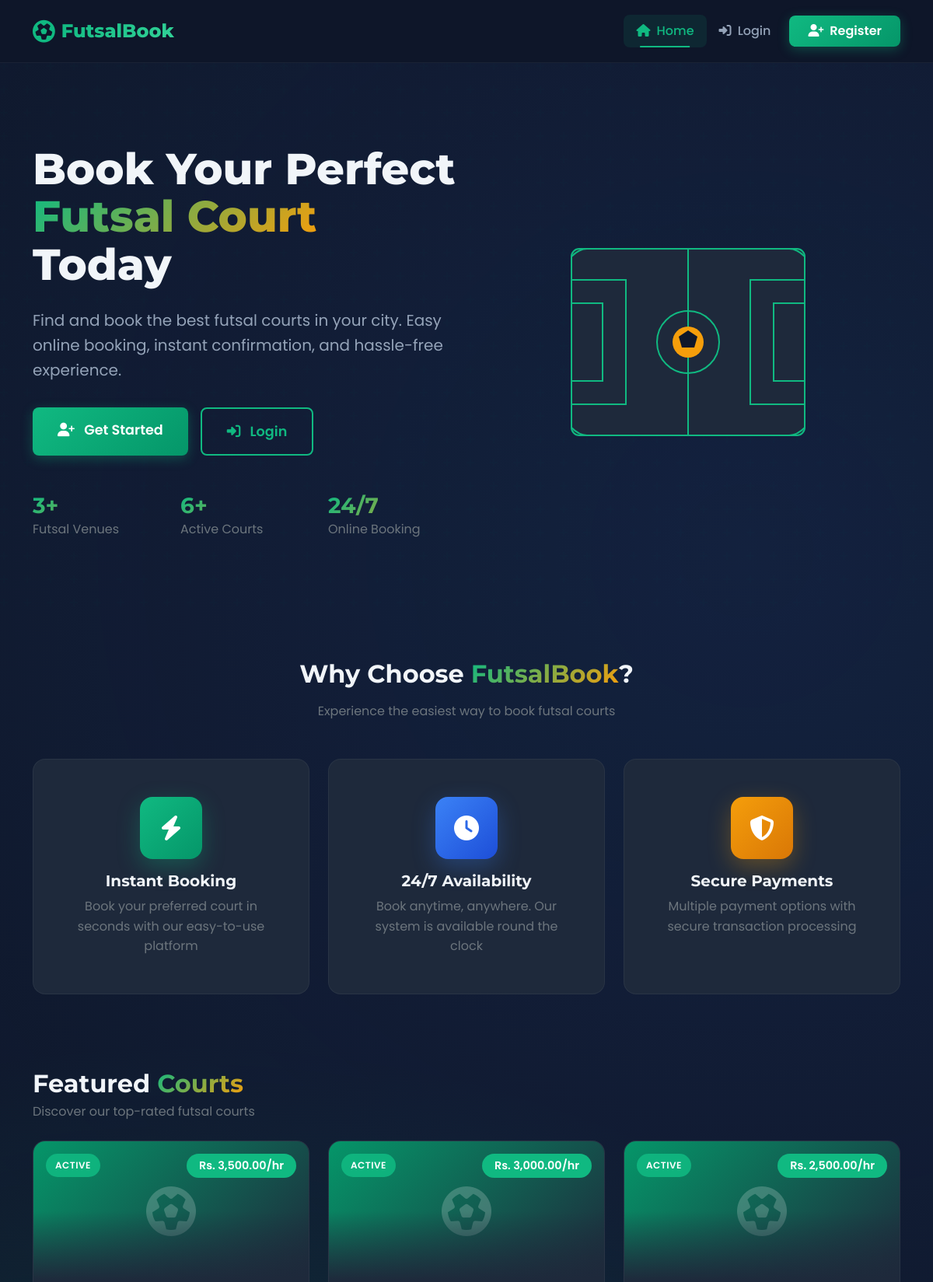
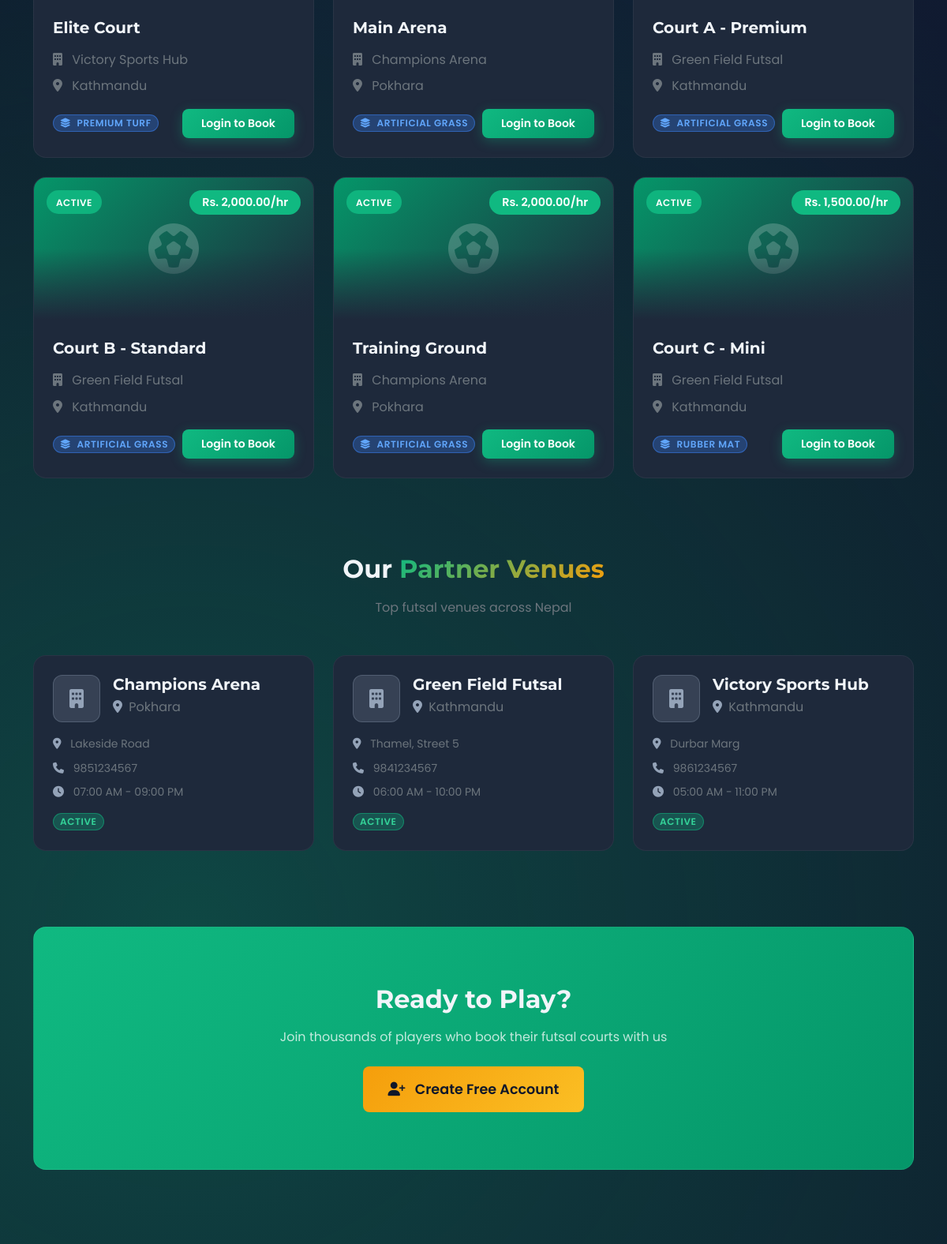
The page / (upper part) on the database its author committed (2 pictures, top to bottom).
### tables this page shows
CREATE TABLE `courts` (
  `court_id` int(11) NOT NULL,
  `futsal_id` int(11) NOT NULL,
  `court_name` varchar(100) NOT NULL,
  `surface_type` varchar(50) NOT NULL,
  `price_per_hour` decimal(10,2) NOT NULL,
  `status` enum('active','maintenance') DEFAULT 'active',
  `created_at` timestamp NOT NULL DEFAULT current_timestamp(),
  `updated_at` timestamp NOT NULL DEFAULT current_timestamp() ON UPDATE current_timestamp()
);

CREATE TABLE `futsals` (
  `futsal_id` int(11) NOT NULL,
  `futsal_name` varchar(100) NOT NULL,
  `address` varchar(255) NOT NULL,
  `city` varchar(100) NOT NULL,
  `contact_number` varchar(20) NOT NULL,
  `open_time` time NOT NULL,
  `close_time` time NOT NULL,
  `status` enum('active','maintenance') DEFAULT 'active',
  `created_at` timestamp NOT NULL DEFAULT current_timestamp(),
  `updated_at` timestamp NOT NULL DEFAULT current_timestamp() ON UPDATE current_timestamp()
);

### includes/functions.php (called while the page is built, shortened)
<?php
function isLoggedIn() {
    return isset($_SESSION['user_id']);
}
function formatCurrency($amount) {
    return 'Rs. ' . number_format($amount, 2);
}
function formatTime($time) {
    return date('h:i A', strtotime($time));
}
function getStatusBadge($status) {
    $badges = [
        'active' => 'success',
        'maintenance' => 'warning',
        'pending' => 'warning',
        'confirmed' => 'success',
        'cancelled' => 'danger',
        'completed' => 'info',
        'unpaid' => 'danger',
        'paid' => 'success',
        'refunded' => 'secondary'
    ];
    return $badges[$status] ?? 'secondary';
}
function getAllFutsals($pdo) {
    $stmt = $pdo->query("SELECT * FROM futsals ORDER BY futsal_name");
    return $stmt->fetchAll();
}
?>

### index.php (the view, shortened to what this page needs)
<?php
require_once 'config/database.php';
require_once 'includes/functions.php';
$futsals = getAllFutsals($pdo);
$showAllCourts = isset($_GET['view']) && $_GET['view'] === 'all';
$courtsQuery = "SELECT c.*, f.futsal_name, f.city
                FROM courts c
                JOIN futsals f ON c.futsal_id = f.futsal_id
                WHERE c.status = 'active'
                ORDER BY c.price_per_hour DESC";
if (!$showAllCourts) {
    $courtsQuery .= " LIMIT 6";
}
$stmt = $pdo->query($courtsQuery);
$featuredCourts = $stmt->fetchAll();
$totalCourtsStmt = $pdo->query("SELECT COUNT(*) as total FROM courts WHERE status = 'active'");
$totalCourts = $totalCourtsStmt->fetch()['total'];
include 'includes/header.php';
include 'includes/navbar.php';
?>
<section class="hero-section">
    <div class="container">
        <div class="row align-items-center">
            <div class="col-lg-6">
                <h1 class="hero-title animate-fade-in">
                    Book Your Perfect <span class="highlight">Futsal Court</span> Today
                </h1>
                <p class="hero-subtitle animate-fade-in stagger-1">
                    Find and book the best futsal courts in your city. Easy online booking,
                    instant confirmation, and hassle-free experience.
                </p>
                <div class="d-flex gap-3 animate-fade-in stagger-2">
                    <?php if (isLoggedIn()): ?>
                        <a href="user/book-court.php" class="btn btn-primary btn-lg">
                            <i class="fas fa-calendar-plus me-2"></i> Book Now
                        </a>
                        <a href="user/my-bookings.php" class="btn btn-outline-primary btn-lg">
                            <i class="fas fa-list me-2"></i> My Bookings
                        </a>
                    <?php else: ?>
                        <a href="auth/register.php" class="btn btn-primary btn-lg">
                            <i class="fas fa-user-plus me-2"></i> Get Started
                        </a>
                        <a href="auth/login.php" class="btn btn-outline-primary btn-lg">
                            <i class="fas fa-sign-in-alt me-2"></i> Login
                        </a>
                    <?php endif; ?>
                </div>
                <div class="row mt-5 animate-fade-in stagger-3">
                    <div class="col-4">
                        <h3 class="text-gradient mb-0"><?php echo count($futsals); ?>+</h3>
                        <p class="text-secondary mb-0">Futsal Venues</p>
                    </div>
                    <div class="col-4">
                        <h3 class="text-gradient mb-0"><?php echo $totalCourts; ?>+</h3>
                        <p class="text-secondary mb-0">Active Courts</p>
                    </div>
                    <div class="col-4">
                        <h3 class="text-gradient mb-0">24/7</h3>
                        <p class="text-secondary mb-0">Online Booking</p>
                    </div>
                </div>
            </div>
            <div class="col-lg-6 d-none d-lg-block">
                <div class="hero-image text-center animate-fade-in">
                </div>
            </div>
        </div>
    </div>
</section>
<section class="py-5">
    <div class="container">
        <div class="text-center mb-5">
            <h2 class="mb-3">Why Choose <span class="text-gradient">FutsalBook</span>?</h2>
            <p class="text-secondary">Experience the easiest way to book futsal courts</p>
        </div>
        <div class="row g-4">
            <div class="col-md-4">
                <div class="card h-100 text-center p-4">
                    <div class="card-body">
                        <div class="feature-icon-box mx-auto mb-3" style="width: 80px; height: 80px; background: linear-gradient(135deg, #10b981, #059669); border-radius: 16px; display: flex; align-items: center; justify-content: center; box-shadow: 0 10px 30px rgba(16, 185, 129, 0.3);">
                            <i class="fas fa-bolt" style="font-size: 2rem; color: white;"></i>
                        </div>
                        <h5>Instant Booking</h5>
                        <p class="text-secondary mb-0">
                            Book your preferred court in seconds with our easy-to-use platform
                        </p>
                    </div>
                </div>
            </div>
            <div class="col-md-4">
                <div class="card h-100 text-center p-4">
                    <div class="card-body">
                        <div class="feature-icon-box mx-auto mb-3" style="width: 80px; height: 80px; background: linear-gradient(135deg, #3b82f6, #1d4ed8); border-radius: 16px; display: flex; align-items: center; justify-content: center; box-shadow: 0 10px 30px rgba(59, 130, 246, 0.3);">
                            <i class="fas fa-clock" style="font-size: 2rem; color: white;"></i>
                        </div>
                        <h5>24/7 Availability</h5>
                        <p class="text-secondary mb-0">
                            Book anytime, anywhere. Our system is available round the clock
                        </p>
                    </div>
                </div>
            </div>
            <div class="col-md-4">
                <div class="card h-100 text-center p-4">
                    <div class="card-body">
                        <div class="feature-icon-box mx-auto mb-3" style="width: 80px; height: 80px; background: linear-gradient(135deg, #f59e0b, #d97706); border-radius: 16px; display: flex; align-items: center; justify-content: center; box-shadow: 0 10px 30px rgba(245, 158, 11, 0.3);">
                            <i class="fas fa-shield-alt" style="font-size: 2rem; color: white;"></i>
                        </div>
                        <h5>Secure Payments</h5>
                        <p class="text-secondary mb-0">
                            Multiple payment options with secure transaction processing
                        </p>
                    </div>
                </div>
            </div>
        </div>
    </div>
</section>
<section class="py-5" id="courts">
    <div class="container">
        <div class="d-flex justify-content-between align-items-center mb-4">
            <div>
                <h2 class="mb-1"><?php echo $showAllCourts ? 'All' : 'Featured'; ?> <span class="text-gradient">Courts</span></h2>
                <p class="text-secondary mb-0">
                    <?php if ($showAllCourts): ?>
                        Showing all <?php echo $totalCourts; ?> available courts
                    <?php else: ?>
                        Discover our top-rated futsal courts
                    <?php endif; ?>
                </p>
            </div>
        </div>
        <div class="row g-4">
            <?php foreach ($featuredCourts as $court): ?>
                <div class="col-md-6 col-lg-4">
                    <div class="card court-card h-100">
                        <div class="court-image">
                            <i class="fas fa-futbol"></i>
                            <span class="price-tag"><?php echo formatCurrency($court['price_per_hour']); ?>/hr</span>
                            <span class="status-badge" style="position: absolute; top: 1rem; left: 1rem; background: <?php echo $court['status'] == 'active' ? 'rgba(16, 185, 129, 0.9)' : 'rgba(245, 158, 11, 0.9)'; ?>; color: white; padding: 0.35rem 0.75rem; border-radius: 20px; font-size: 0.75rem; font-weight: 600; text-transform: uppercase; letter-spacing: 0.5px;">
                                <?php echo ucfirst($court['status']); ?>
                            </span>
                        </div>
                        <div class="card-body">
                            <h5 class="card-title"><?php echo htmlspecialchars($court['court_name']); ?></h5>
                            <p class="text-secondary mb-2">
                                <i class="fas fa-building me-2"></i>
                                <?php echo htmlspecialchars($court['futsal_name']); ?>
                            </p>
                            <p class="text-secondary mb-3">
                                <i class="fas fa-map-marker-alt me-2"></i>
                                <?php echo htmlspecialchars($court['city']); ?>
                            </p>
                            <div class="d-flex justify-content-between align-items-center">
                                <span class="badge bg-info">
                                    <i class="fas fa-layer-group me-1"></i>
                                    <?php echo htmlspecialchars($court['surface_type']); ?>
                                </span>
                                <?php if (isLoggedIn()): ?>
                                    <a href="user/book-court.php?court=<?php echo $court['court_id']; ?>" class="btn btn-sm btn-primary">
                                        Book Now
                                    </a>
                                <?php else: ?>
                                    <a href="auth/login.php" class="btn btn-sm btn-primary">
                                        Login to Book
                                    </a>
                                <?php endif; ?>
                            </div>
                        </div>
                    </div>
                </div>
            <?php endforeach; ?>
        </div>
    </div>
</section>
<section class="py-5">
    <div class="container">
        <div class="text-center mb-5">
            <h2 class="mb-3">Our <span class="text-gradient">Partner Venues</span></h2>
            <p class="text-secondary">Top futsal venues across Nepal</p>
        </div>
        <div class="row g-4">
            <?php foreach ($futsals as $futsal): ?>
                <div class="col-md-6 col-lg-4">
                    <div class="card h-100">
                        <div class="card-body">
                            <div class="d-flex align-items-start mb-3">
                                <div class="me-3" style="min-width: 60px; width: 60px; height: 60px; background: rgba(148, 163, 184, 0.2); border-radius: 12px; display: flex; align-items: center; justify-content: center; border: 1px solid rgba(148, 163, 184, 0.3);">
                                    <i class="fas fa-building" style="font-size: 1.5rem; color: #94a3b8;"></i>
                                </div>
                                <div>
                                    <h5 class="mb-1"><?php echo htmlspecialchars($futsal['futsal_name']); ?></h5>
                                    <p class="text-secondary mb-0">
                                        <i class="fas fa-map-marker-alt me-1" style="color: #94a3b8;"></i>
                                        <?php echo htmlspecialchars($futsal['city']); ?>
                                    </p>
                                </div>
                            </div>
                            <p class="text-secondary small mb-2">
                                <i class="fas fa-location-dot me-2" style="color: #94a3b8;"></i>
                                <?php echo htmlspecialchars($futsal['address']); ?>
                            </p>
                            <p class="text-secondary small mb-2">
                                <i class="fas fa-phone me-2" style="color: #94a3b8;"></i>
                                <?php echo htmlspecialchars($futsal['contact_number']); ?>
                            </p>
                            <p class="text-secondary small mb-0">
                                <i class="fas fa-clock me-2" style="color: #94a3b8;"></i>
                                <?php echo formatTime($futsal['open_time']); ?> - <?php echo formatTime($futsal['close_time']); ?>
                            </p>
                            <span class="badge bg-<?php echo getStatusBadge($futsal['status']); ?> mt-3">
                                <?php echo ucfirst($futsal['status']); ?>
                            </span>
                        </div>
                    </div>
                </div>
            <?php endforeach; ?>
        </div>
    </div>
</section>
<section class="py-5">
    <div class="container">
        <div class="card bg-gradient-primary text-white text-center p-5">
            <div class="card-body">
                <h2 class="mb-3">Ready to Play?</h2>
                <p class="mb-4 opacity-75">
                    Join thousands of players who book their futsal courts with us
                </p>
                <?php if (!isLoggedIn()): ?>
                    <a href="auth/register.php" class="btn btn-accent btn-lg">
                        <i class="fas fa-user-plus me-2"></i> Create Free Account
                    </a>
                <?php else: ?>
                    <a href="user/book-court.php" class="btn btn-accent btn-lg">
                        <i class="fas fa-calendar-plus me-2"></i> Book Your Court Now
                    </a>
                <?php endif; ?>
            </div>
        </div>
    </div>
</section>
<?php include 'includes/footer.php'; ?>

### rows shown on the page
courts: price_per_hour "Rs. 3,500.00", status "ACTIVE", court_name "Elite Court", futsal.futsal_name "Victory Sports Hub", futsal.city "Kathmandu", surface_type "PREMIUM TURF"
courts: price_per_hour "Rs. 3,000.00", status "ACTIVE", court_name "Main Arena", futsal.futsal_name "Champions Arena", futsal.city "Pokhara", surface_type "ARTIFICIAL GRASS"
courts: price_per_hour "Rs. 2,500.00", status "ACTIVE", court_name "Court A - Premium", futsal.futsal_name "Green Field Futsal", futsal.city "Kathmandu", surface_type "ARTIFICIAL GRASS"
courts: price_per_hour "Rs. 2,000.00", status "ACTIVE", court_name "Court B - Standard", futsal.futsal_name "Green Field Futsal", futsal.city "Kathmandu", surface_type "ARTIFICIAL GRASS"
courts: price_per_hour "Rs. 2,000.00", status "ACTIVE", court_name "Training Ground", futsal.futsal_name "Champions Arena", futsal.city "Pokhara", surface_type "ARTIFICIAL GRASS"
courts: price_per_hour "Rs. 1,500.00", status "ACTIVE", court_name "Court C - Mini", futsal.futsal_name "Green Field Futsal", futsal.city "Kathmandu", surface_type "RUBBER MAT"
futsals: futsal_name "Champions Arena", city "Pokhara", address "Lakeside Road", contact_number "9851234567", open_time "07:00 AM", close_time "09:00 PM", status "ACTIVE"
futsals: futsal_name "Green Field Futsal", city "Kathmandu", address "Thamel, Street 5", contact_number "9841234567", open_time "06:00 AM", close_time "10:00 PM", status "ACTIVE"
futsals: futsal_name "Victory Sports Hub", city "Kathmandu", address "Durbar Marg", contact_number "9861234567", open_time "05:00 AM", close_time "11:00 PM", status "ACTIVE"

### other values the page prints
count($futsals) "3"
$totalCourts "6"
